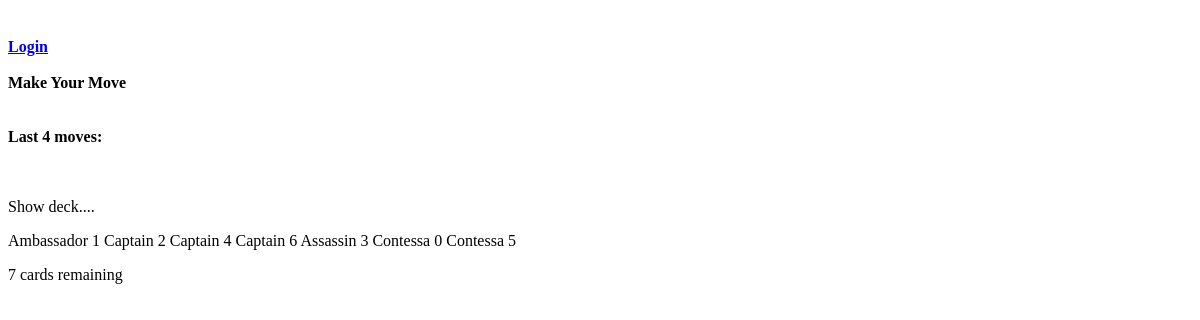
Page /coup/showDeck on the earlier database version.
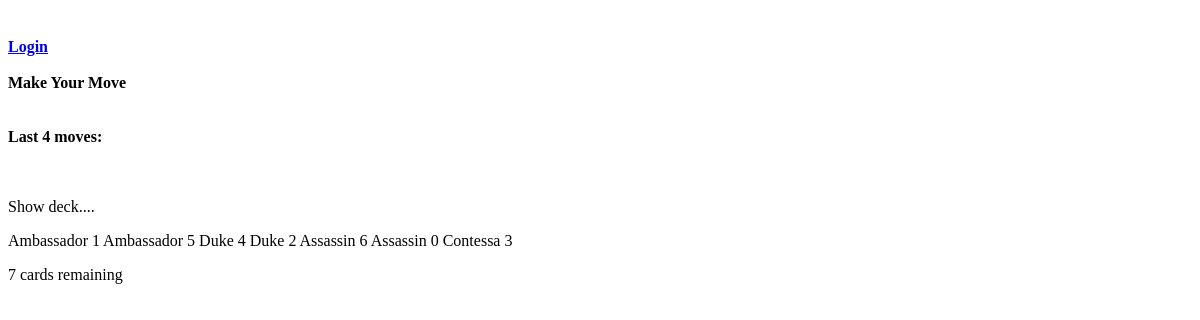
Same page on the later database version.
### coup/models.py (models this page shows, shortened)
class CardInstance(models.Model):
    card = models.ForeignKey('Card', on_delete=models.SET_NULL, null=True)
    shuffle_order = models.IntegerField(null=True)
    def __str__(self):
        return (self.card.cardName)
    CARD_STATUS = (
        ('U', 'Up'),
        ('D', 'Down'),
    )
    status = models.CharField(max_length=1, choices=CARD_STATUS, blank=True, default='D', help_text='Card status')

class Card(models.Model):
    cardName = models.CharField(max_length=20, default="Assassin")

### coup/views.py (the view)
# urls.py: path('showDeck', views.showdeck, name='showDeck'),
def showdeck(request):
    deck = Deck.objects.all()[0]
    cardsremaining = deck.cardsremaining()
    return render(
        request,
        'show_deck.html',
        context={'deck': deck, 'cardsremaining': cardsremaining}
    )

### coup/models.py (called while the page is built)
    def cardsremaining(self):
        self.cnt=0
        for self.card in self.cards.all():
            if self.card.shuffle_order != None:
                self.cnt+=1
        return self.cnt

### coup/templates/show_deck.html (shortened to what this page needs)
{% block content %}
<html lang="en">
<head>
</head>
<body>
<p>Show deck....</p>
<p>
{% for card in deck.cards.all %}
{% if card.shuffle_order != None %}
{{ card }} {{card.shuffle_order}}
{% endif %}
    {% endfor %}</p>
<p>    {{cardsremaining}}  cards remaining</p>
</body>
</html>
{% endblock %}

### coup/templates/base_generic.html (shortened to what this page needs)
    {% load static %}
    <link rel="stylesheet" href="{% static 'css/styles.css' %}">
</head>
<body>
<div class="container-fluid">
    <div class="row">
        <div class="col-sm-2">
            {% block sidebar %}
            <ul class="sidebar-nav">
                <br>
                {% if user.is_authenticated %}
                <b>
                    <li>User: {{ user.get_username }}</li>
                </b>
                <br>
                <li><a href="{% url 'logout'%}?next={{request.path}}"><b>Logout</b></a></li>
                {% else %}
                <li><a href="{% url 'login'%}?next={{request.path}}"><b>Login</b></a></li>
                {% endif %}
                <br>
                <font size="3"><b>Make Your Move</b></font>
                <br>
                <li>
                    <br>
                    <br>
                <li><b>Last 4 moves:</b></li>
                <br>
                <br>
            </ul>
            {% endblock %}
        </div>
        <div class="col-sm-10 ">
            {% block content %}{% endblock %}
        </div>
    </div>
</div>
</body>
</html>

### catalog/static/css/styles.css (style rules this page uses)
.sidebar-nav { margin-top: 20px; padding: 0; list-style: none; }

Differences in the rows shown:
removed CardInstance: card.cardName "Captain", shuffle_order "2"
removed CardInstance: card.cardName "Captain", shuffle_order "4"
removed CardInstance: card.cardName "Captain", shuffle_order "6"
removed CardInstance: card.cardName "Assassin", shuffle_order "3"
removed CardInstance: card.cardName "Contessa", shuffle_order "0"
removed CardInstance: card.cardName "Contessa", shuffle_order "5"
added CardInstance: card.cardName "Ambassador", shuffle_order "5"
added CardInstance: card.cardName "Duke", shuffle_order "4"
added CardInstance: card.cardName "Duke", shuffle_order "2"
added CardInstance: card.cardName "Assassin", shuffle_order "6"
added CardInstance: card.cardName "Assassin", shuffle_order "0"
added CardInstance: card.cardName "Contessa", shuffle_order "3"
